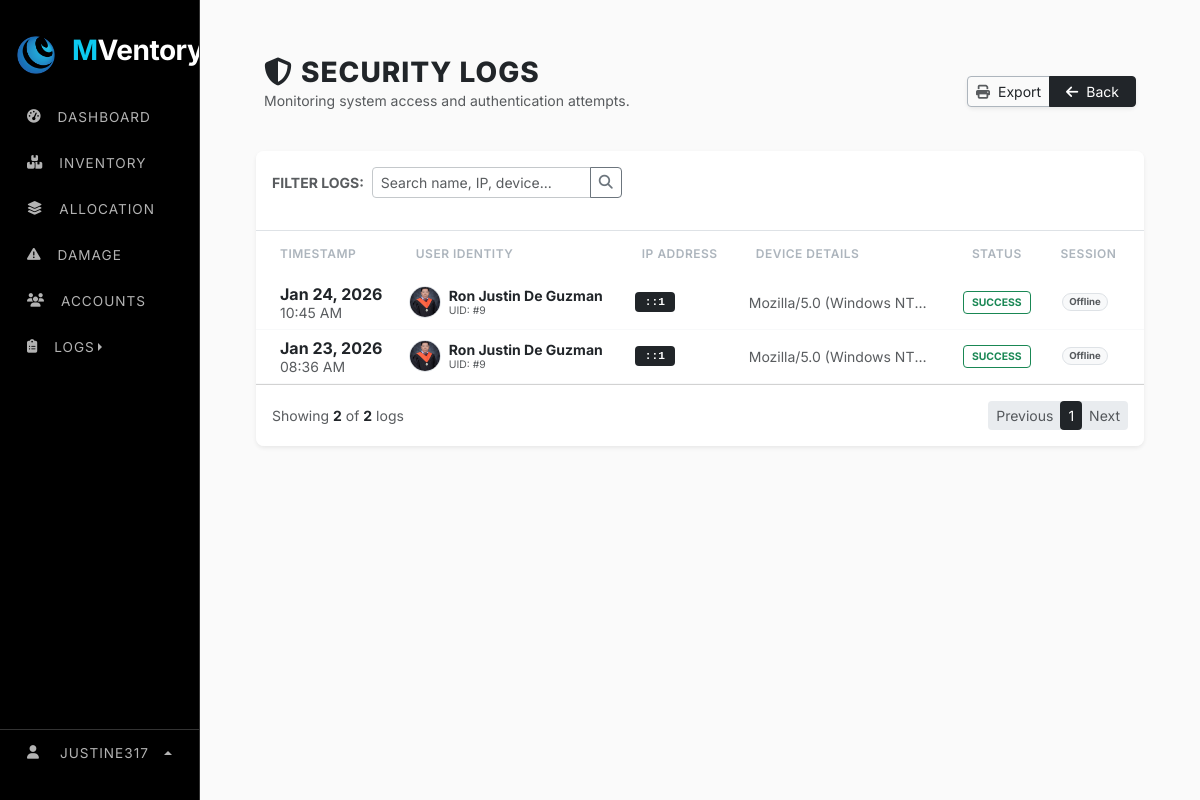
The app's page /web_content/security_logs.php (signed in), older data.
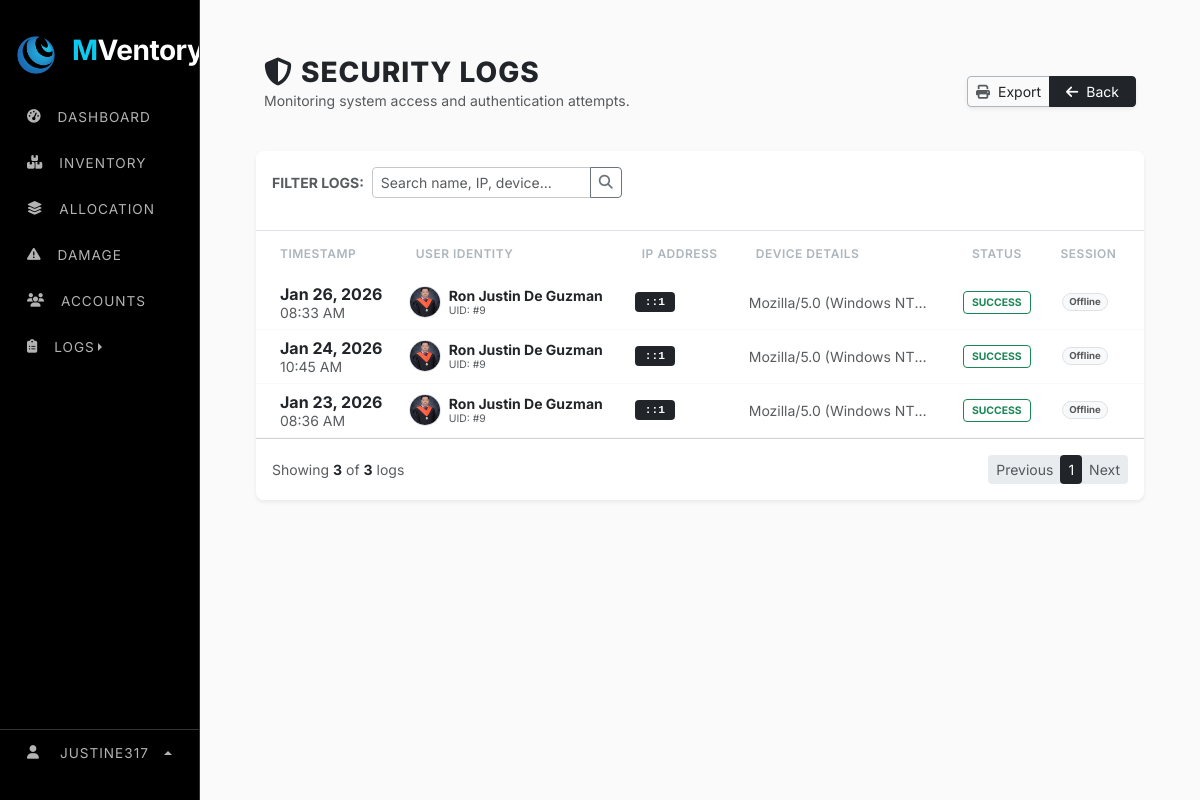
The same page, newer data.
### tables this page shows
CREATE TABLE `system_settings` (
  `setting_key` varchar(100) NOT NULL,
  `setting_value` varchar(255) NOT NULL,
  `setting_type` enum('string','number','boolean','select') NOT NULL,
  `category` enum('general','inventory','notifications','security') NOT NULL,
  `description` varchar(255) DEFAULT NULL
);

CREATE TABLE `security_logs` (
  `log_id` int(11) NOT NULL,
  `user_id` int(11) DEFAULT NULL,
  `browser` varchar(255) DEFAULT NULL,
  `ip_address` varchar(50) DEFAULT NULL,
  `login_time` datetime DEFAULT NULL,
  `status` varchar(50) DEFAULT NULL,
  `is_active` tinyint(1) NOT NULL,
  `is_login` tinyint(1) NOT NULL
);

CREATE TABLE `users` (
  `user_id` int(11) NOT NULL,
  `role_id` varchar(15) NOT NULL,
  `username` varchar(9999) NOT NULL,
  `first_name` varchar(100) NOT NULL,
  `last_name` varchar(100) NOT NULL,
  `phone` varchar(11) NOT NULL,
  `address` varchar(500) DEFAULT NULL,
  `role` varchar(30) NOT NULL,
  `status` varchar(20) NOT NULL DEFAULT 'active',
  `email` varchar(150) NOT NULL,
  `password` varchar(255) NOT NULL,
  `profile_image` varchar(999) NOT NULL,
  `is_active` tinyint(1) DEFAULT 1,
  `is_login` tinyint(1) NOT NULL,
  `last_login` datetime DEFAULT NULL,
  `created_at` timestamp NOT NULL DEFAULT current_timestamp(),
  `deleted_at` timestamp NULL DEFAULT NULL,
  `last_activity` datetime DEFAULT current_timestamp()
);

### web_content/security_logs.php (the view, shortened to what the rows shown need)
<?php
    include "../render/connection.php";
    include "../src/cdn/cdn_links.php";
    $limit = 10;
    $page = isset($_GET['page']) ? (int)$_GET['page'] : 1;
    $start = ($page - 1) * $limit;
    $where_clause = "";
    $log_query = "SELECT sl.*, u.first_name, u.last_name, u.profile_image
                  FROM security_logs sl
                  LEFT JOIN users u ON sl.user_id = u.user_id
                  $where_clause
                  ORDER BY sl.login_time DESC
                  LIMIT $start, $limit";
    $log_result = mysqli_query($conn, $log_query);
?>
<!doctype html>
<html lang="en">
    <head>
        <link rel="stylesheet" href="../src/style/main_style.css">
    </head>
    <body>
        <div class="row g-0">
            <div class="col-lg-2">
                <?php include "../nav/sidebar_nav.php"; ?>
            </div>
            <div class="col">
                <div class="main-content">
                    <div class="container px-4 mt-4">
                        <div class="card edd-card shadow-sm">
                            <div class="table-responsive">
                                <table class="table table-hover align-middle mb-0">
                                    <thead>
                                        <tr>
                                            <th class="ps-4">Timestamp</th>
                                            <th>User Identity</th>
                                            <th>IP Address</th>
                                            <th>Device Details</th>
                                            <th class="text-center">Status</th>
                                            <th class="pe-4 text-center">Session</th>
                                        </tr>
                                    </thead>
                                    <tbody class="bg-white">
                                        <?php if(mysqli_num_rows($log_result) > 0): ?>
                                            <?php while($log = mysqli_fetch_assoc($log_result)):
                                                $name = ($log['first_name']) ? $log['first_name'].' '.$log['last_name'] : "System/Guest";
                                                $img = (!empty($log['profile_image'])) ? $log['profile_image'] : "../src/image/profiles/default.png";
                                            ?>
                                            <tr class="log-row">
                                                <td class="ps-4">
                                                    <div class="fw-bold text-dark"><?php echo date('M d, Y', strtotime($log['login_time'])); ?></div>
                                                    <small class="text-muted"><?php echo date('h:i A', strtotime($log['login_time'])); ?></small>
                                                </td>
                                                <td>
                                                    <div class="d-flex align-items-center">
                                                        <img src="<?php echo $img; ?>" class="user-avatar me-2" onerror="this.src='../src/image/profiles/default.png'">
                                                        <div>
                                                            <div class="fw-bold text-dark small"><?php echo htmlspecialchars($name); ?></div>
                                                            <small class="text-muted" style="font-size: 0.65rem;">UID: #<?php echo $log['user_id']; ?></small>
                                                        </div>
                                                    </div>
                                                </td>
                                                <td><span class="ip-tag"><?php echo $log['ip_address']; ?></span></td>
                                                <td>
                                                    <small class="text-muted d-block text-truncate" style="max-width: 180px;" title="<?php echo htmlspecialchars($log['browser']); ?>">
                                                        <?php echo htmlspecialchars($log['browser']); ?>
                                                    </small>
                                                </td>
                                                <td class="text-center">
                                                    <?php $isSuccess = (strtolower($log['status']) == 'success'); ?>
                                                    <span class="status-badge <?php echo $isSuccess ? 'status-success' : 'status-failed'; ?>">
                                                        <?php echo $log['status']; ?>
                                                    </span>
                                                </td>
                                                <td class="pe-4 text-center">
                                                    <span class="badge rounded-pill <?php echo $log['is_active'] ? 'bg-success' : 'bg-light text-muted border'; ?>" style="font-size: 0.6rem;">
                                                        <?php echo $log['is_active'] ? 'Active' : 'Offline'; ?>
                                                    </span>
                                                </td>
                                            </tr>
                                            <?php endwhile; ?>
                                        <?php else: ?>
                                            <tr><td colspan="6" class="text-center py-5 text-muted">No security records found.</td></tr>
                                        <?php endif; ?>
                                    </tbody>
                                </table>
                            </div>
                        </div>
                    </div>
                </div>
            </div>
        </div>
    </body>
</html>

### nav/sidebar_nav.php (shortened to what the rows shown need)
<?php
    $app_name = "SELECT setting_value FROM system_settings WHERE setting_key = 'app_name'";
    $result = $conn->query($app_name);
    if ($result && $result->num_rows > 0) {
        $row = $result->fetch_assoc();
        $app_name_value = $row['setting_value'];
    } else {
        $app_name_value = "MVentory";
    }
    $words = explode(" ", $app_name_value);
    if (count($words) > 1) {
        $first_part = '<span class="text-info">' . htmlspecialchars($words[0]) . '</span>';
        array_shift($words);
        $second_part = htmlspecialchars(implode("", $words));
        $display_name = $first_part . $second_part;
    } else {
        $display_name = htmlspecialchars($app_name_value);
    }
    $app_logo = "SELECT setting_value FROM system_settings WHERE setting_key = 'app_logo'";
    $result_logo = $conn->query($app_logo);
    if ($result_logo && $result_logo->num_rows > 0) {
        $row_logo = $result_logo->fetch_assoc();
        $app_logo_value = $row_logo['setting_value'];
    } else {
        $app_logo_value = "default_logo.png";
    }
?>
<link rel="stylesheet" href="../src/style/navbar_style.css">
<div class="sidebar-stark" id="sidebar">
    <div class="sidebar-header">
        <img src="../src/image/logo/<?php echo $app_logo_value; ?>" width="40" alt="Logo">
        <h3 class="ms-3 fw-bold text-white logo-text"><?php echo $display_name; ?></h3>
    </div>
</div>

Row changes from the older to the newer data that the page shows:
added security_logs: login_time "Jan 26, 2026", login_time "08:33 AM", user.profile_image (picture), user.last_name "Ron Justin De Guzman", user "9", ip_address "::1", browser "Mozilla/5.0 (Windows NT…", status "SUCCESS", is_active "Offline"
Text that changed along with them:
mysqli_num_rows($log_result): "2" → "3"
$total_rows: "2" → "3"
